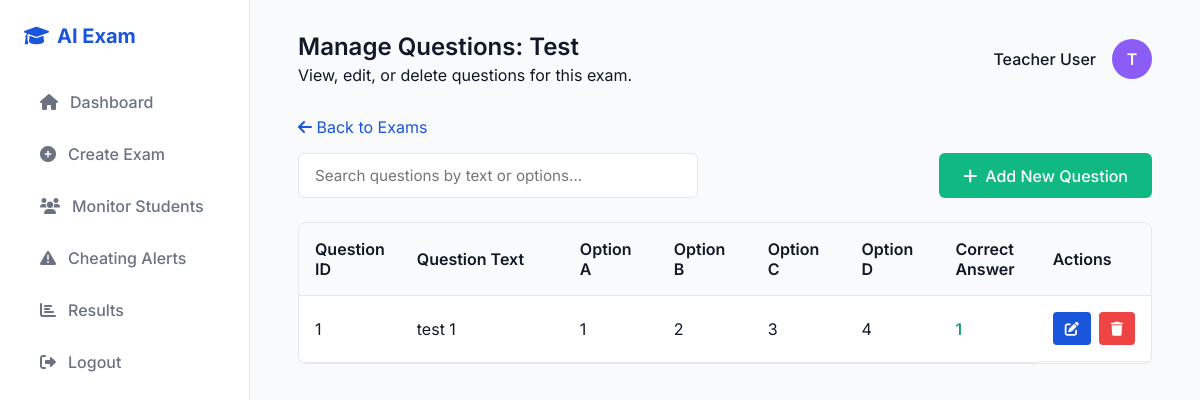
Before: /teacher/manage_questions/1 (signed in) with the older database file.
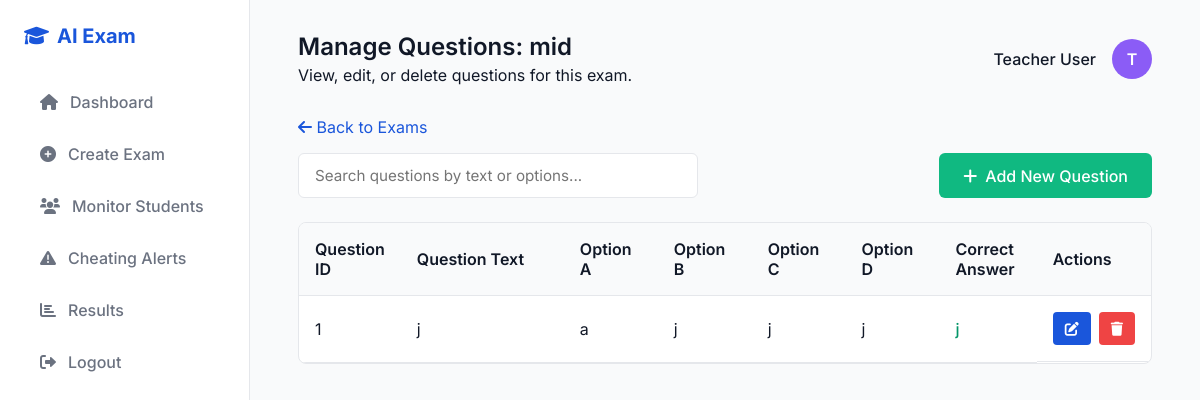
After: the same page with the newer database file.
### tables this page shows
CREATE TABLE exams (
            id INTEGER PRIMARY KEY AUTOINCREMENT,
            exam_name TEXT NOT NULL,
            duration INTEGER NOT NULL,
            created_date DATETIME DEFAULT CURRENT_TIMESTAMP,
            created_by INTEGER NOT NULL,
            FOREIGN KEY (created_by) REFERENCES users (id)
        );

CREATE TABLE questions (
            id INTEGER PRIMARY KEY AUTOINCREMENT,
            exam_id INTEGER NOT NULL,
            question_text TEXT NOT NULL,
            option1 TEXT NOT NULL,
            option2 TEXT NOT NULL,
            option3 TEXT NOT NULL,
            option4 TEXT NOT NULL,
            correct_answer TEXT NOT NULL,
            question_type TEXT NOT NULL DEFAULT 'multiple_choice',
            FOREIGN KEY (exam_id) REFERENCES exams (id)
        );

### app.py (the view)
@app.route('/teacher/manage_questions/<int:exam_id>')
def manage_questions(exam_id):
    if session.get('role') != 'teacher':
        return redirect(url_for('login'))
    conn = get_db_connection()
    exam = conn.execute('SELECT * FROM exams WHERE id = ? AND created_by = ?', (exam_id, session['user_id'])).fetchone()
    if not exam:
        conn.close()
        flash('Exam not found or access denied.')
        return redirect(url_for('manage_exams'))
    questions = conn.execute('SELECT * FROM questions WHERE exam_id = ?', (exam_id,)).fetchall()
    conn.close()
    return render_template('manage_questions.html', exam=exam, questions=questions)

### app.py (called while the page is built)
def get_db_connection():
    conn = sqlite3.connect(DATABASE)
    conn.row_factory = sqlite3.Row
    return conn

### templates/manage_questions.html (shortened to what the changed rows need)
<!DOCTYPE html>
<html lang="en">
<head>
    <link rel="stylesheet" href="{{ url_for('static', filename='style.css') }}">
    <link href="https://cdnjs.cloudflare.com/ajax/libs/font-awesome/6.0.0/css/all.min.css" rel="stylesheet">
</head>
<body>
    <div class="dashboard-layout">
        <main class="main-content">
            <header class="header">
                <div>
                    <div class="header-title">Manage Questions: {{ exam.exam_name }}</div>
                    <p class="text-muted" style="margin-top: 0.25rem;">View, edit, or delete questions for this exam.</p>
                </div>
            </header>
            <div class="table-container">
                <table class="questions-table" id="questionsTable">
                    <thead>
                        <tr>
                            <th style="width: 10%;">Question ID</th>
                            <th style="width: 25%;">Question Text</th>
                            <th style="width: 12%;">Option A</th>
                            <th style="width: 12%;">Option B</th>
                            <th style="width: 12%;">Option C</th>
                            <th style="width: 12%;">Option D</th>
                            <th style="width: 12%;">Correct Answer</th>
                            <th style="width: 10%;">Actions</th>
                        </tr>
                    </thead>
                    <tbody>
                        {% if questions %}
                            {% for q in questions %}
                            <tr>
                                <td>{{ q.id }}</td>
                                <td>{{ q.question_text }}</td>
                                <td>{{ q.option1 }}</td>
                                <td>{{ q.option2 }}</td>
                                <td>{{ q.option3 }}</td>
                                <td>{{ q.option4 }}</td>
                                <td><span style="color: #059669; font-weight: 500;">{{ q.correct_answer }}</span></td>
                                <td class="actions-col">
                                    <a href="{{ url_for('edit_question', question_id=q.id) }}" class="btn-edit" title="Edit Question">
                                        <i class="fas fa-edit"></i>
                                    </a>
                                    <form action="{{ url_for('delete_question', question_id=q.id) }}" method="POST" onsubmit="return confirm('Are you sure you want to delete this question? This action cannot be undone.');" style="margin: 0;">
                                        <button type="submit" class="btn-delete" title="Delete Question">
                                            <i class="fas fa-trash"></i>
                                        </button>
                                    </form>
                                </td>
                            </tr>
                            {% endfor %}
                        {% else %}
                            <tr id="noResultsRow">
                                <td colspan="8" style="padding: 2rem; text-align: center; color: var(--text-muted);">No questions found for this exam.</td>
                            </tr>
                        {% endif %}
                    </tbody>
                </table>
            </div>
        </main>
    </div>
</body>
</html>

Changed rows visible on the page:
changed exams: exam_name "Test" → "mid"
changed questions id 1: question_text "test 1" → "j"; option1 "1" → "a"; option2 "2" → "j"; option3 "3" → "j"; option4 "4" → "j"; correct_answer "1" → "j"
